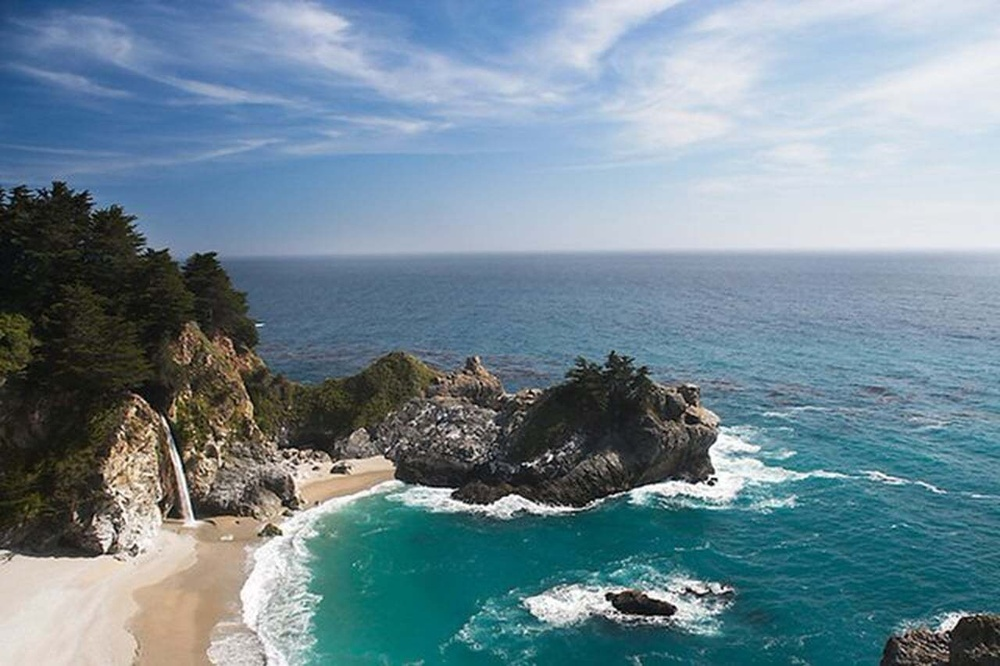
#> input picture lab08/data/sea.jpg, 1000 x 666 px, shrunk from 1280 x 853 before the run
$ python enlargeImageByIndexArray.py
#> lines starting #> are read from the running program, lines starting #| are printed output that depends on the picture
### lab08/code/calcEnergy.py
import cv2
import numpy as np
import matplotlib.pyplot as plt
import os

def calcEnergy(I):
    """
    Sum up the energy for each channel
    """
    I = I.astype(np.float64)
    dx = np.array([[-1, 0, 1],
                   [-1, 0, 1],
                   [-1, 0, 1]], dtype=np.float64)
    dy = dx.T  # vertical gradient filter

    ############### YOUR CODE HERE ###############
    R, G, B = I[:,:,0], I[:,:,1], I[:,:,2]

    dIrx = cv2.filter2D(R, -1, dx, borderType=cv2.BORDER_REFLECT_101)
    dIry = cv2.filter2D(R, -1, dy, borderType=cv2.BORDER_REFLECT_101)

    dIgx = cv2.filter2D(G, -1, dx, borderType=cv2.BORDER_REFLECT_101)
    dIgy = cv2.filter2D(G, -1, dy, borderType=cv2.BORDER_REFLECT_101)

    dIbx = cv2.filter2D(B, -1, dx, borderType=cv2.BORDER_REFLECT_101)
    dIby = cv2.filter2D(B, -1, dy, borderType=cv2.BORDER_REFLECT_101)

    energy = np.abs(dIrx) + np.abs(dIry) + np.abs(dIgx) + np.abs(dIgy) + np.abs(dIbx) + np.abs(dIby)

    ############### YOUR CODE ENDS ###############
    return energy.astype(np.float64)

# [13 lines that do not run on import are left out]

### lab08/code/findOptSeam.py
import numpy as np
import sys
import os

def findOptSeam(energy, seamDirection):
    """
    Following Avidan & Shamir (2007)
    Finds optimal seam by the given energy of an image
    Returns mask with 0 mean a pixel is in the seam
    """

    if seamDirection == 0:  # vertical seam
        # Padding
        M = np.pad(energy, ((0, 0), (1, 1)),
                   mode='constant', constant_values=sys.float_info.max)
        h, w = M.shape
        ############### YOUR CODE HERE ###############
        # Forward accumulation
        for i in range(1, h):
            for j in range(1, w - 1):
                M[i, j] += min(M[i - 1, j - 1], M[i - 1, j], M[i - 1, j + 1])
        ############### YOUR CODE ENDS ###############
        # Find minimal energy in the last row
        idx = np.argmin(M[h - 1, :])
        seamEnergy = M[h - 1, idx]

        # Initialize for backtracking (same length as image height)
        optSeamIndexArray = np.zeros(h, dtype=np.uint32)
        optSeamIndexArray[-1] = idx

        ############### YOUR CODE HERE ###############
        # Backtrack the path of minimum seam
        for i in range(h - 2, -1, -1):
            idx = optSeamIndexArray[i + 1]
            optSeamIndexArray[i] = np.argmin(M[i, idx - 1:idx + 2]) + (idx - 1)
        ############### YOUR CODE ENDS ###############

        # Remove padding offset and clamp to valid range
        optSeamIndexArray = np.clip(optSeamIndexArray - 1, 0, w - 2)
        return optSeamIndexArray, seamEnergy
    else:  # horizontal seam
        ############### YOUR CODE HERE ###############
        M = np.pad(energy, ((1, 1), (0, 0)),
                   mode='constant', constant_values=sys.float_info.max)
        h, w = M.shape
        for j in range(1, w):
            for i in range(1, h - 1):
                M[i, j] += min(M[i - 1, j - 1], M[i, j - 1], M[i + 1, j - 1])
        idx = np.argmin(M[:, w - 1])
        seamEnergy = M[idx, w - 1]
        optSeamIndexArray = np.zeros(w, dtype=np.uint32)
        optSeamIndexArray[-1] = idx
        for j in range(w - 2, -1, -1):
            idx = optSeamIndexArray[j + 1]
            optSeamIndexArray[j] = np.argmin(M[idx - 1:idx + 2, j]) + (idx - 1)
        optSeamIndexArray = np.clip(optSeamIndexArray - 1, 0, h - 2)
        ############### YOUR CODE ENDS ###############

        return optSeamIndexArray, seamEnergy

# [23 lines that do not run on import are left out]


### lab08/code/enlargeImageByIndexArray.py
import numpy as np
import os

def enlargeImageByIndexArray(image, seamIndexArray):
    """
    Enlarge image by duplicating pixels along seam,
    using smooth interpolation (average of seam neighbors)
    to avoid visible artifacts at the seam boundary.
    """

    h, w, ch = image.shape
    imageEnlarged = np.zeros((h, w + 1, ch), dtype=image.dtype)
    ############### YOUR CODE HERE ###############
    seamIndexArray = np.clip(seamIndexArray, 0, w - 1)
    for i in range(h):
        seam_idx = seamIndexArray[i]

        # Copy pixels before the seam
        imageEnlarged[i, :seam_idx] = image[i, :seam_idx]

        # Insert interpolated pixel at seam position for smooth transition
        if seam_idx > 0 and seam_idx < w - 1:
            # Average of left and right neighbors for smooth interpolation
            imageEnlarged[i, seam_idx] = (
                (image[i, seam_idx - 1].astype(np.float32) +
                 image[i, seam_idx + 1].astype(np.float32)) / 2
            ).astype(image.dtype)
        elif seam_idx > 0:
            # Only left neighbor available, average with seam pixel
            imageEnlarged[i, seam_idx] = (
                (image[i, seam_idx - 1].astype(np.float32) +
                 image[i, seam_idx].astype(np.float32)) / 2
            ).astype(image.dtype)
        elif seam_idx < w - 1:
            # Only right neighbor available, average with seam pixel
            imageEnlarged[i, seam_idx] = (
                (image[i, seam_idx].astype(np.float32) +
                 image[i, seam_idx + 1].astype(np.float32)) / 2
            ).astype(image.dtype)
        else:
            # Edge case: use seam pixel itself
            imageEnlarged[i, seam_idx] = image[i, seam_idx]

        # Copy the original seam pixel
        imageEnlarged[i, seam_idx + 1] = image[i, seam_idx]

        # Copy pixels after the seam
        if seam_idx < w - 1:
            imageEnlarged[i, seam_idx + 2:] = image[i, seam_idx + 1:]

    ############### YOUR CODE ENDS ###############

    return imageEnlarged

# def enlargeImageByIndexArray(image, seamIndexArray):
#     """
#     Enlarge image by duplicating pixels along seam,
#     using smooth interpolation (average of seam neighbors)
#     to avoid visible artifacts at the seam boundary.
#     """

#     h, w, ch = image.shape
#     imageEnlarged = np.zeros((h, w + 1, ch), dtype=image.dtype)
#     ############### YOUR CODE HERE ###############
#     seamIndexArray = np.clip(seamIndexArray, 0, w - 1)
#     for i in range(h):
#         seam_idx = seamIndexArray[i]

#         # Copy pixels before the seam
#         imageEnlarged[i, :seam_idx] = image[i, :seam_idx]

#         # Insert exactly the same pixel as the seam pixel
#         imageEnlarged[i, seam_idx] = image[i, seam_idx]

#         # Copy pixels after the seam
#         if seam_idx < w - 1:
#             imageEnlarged[i, seam_idx + 1:] = image[i, seam_idx:]

#     ############### YOUR CODE ENDS ###############

#     return imageEnlarged

if __name__ == "__main__":
    import cv2
    import findOptSeam
    import calcEnergy
    base_dir = os.path.dirname(os.path.abspath(__file__))
    data_dir = os.path.join(os.path.dirname(base_dir), "data")
    I = cv2.imread(os.path.join(data_dir, "sea.jpg"))
#> I is the input picture: shape (666, 1000, 3); mean B, G, R 148.4, 136.4, 113.2
    energy = calcEnergy.calcEnergy(cv2.cvtColor(I, cv2.COLOR_BGR2RGB))
#> in calcEnergy, `R, G, B = I[:,:,0], I[:,:,1], I[:,:,2]`:
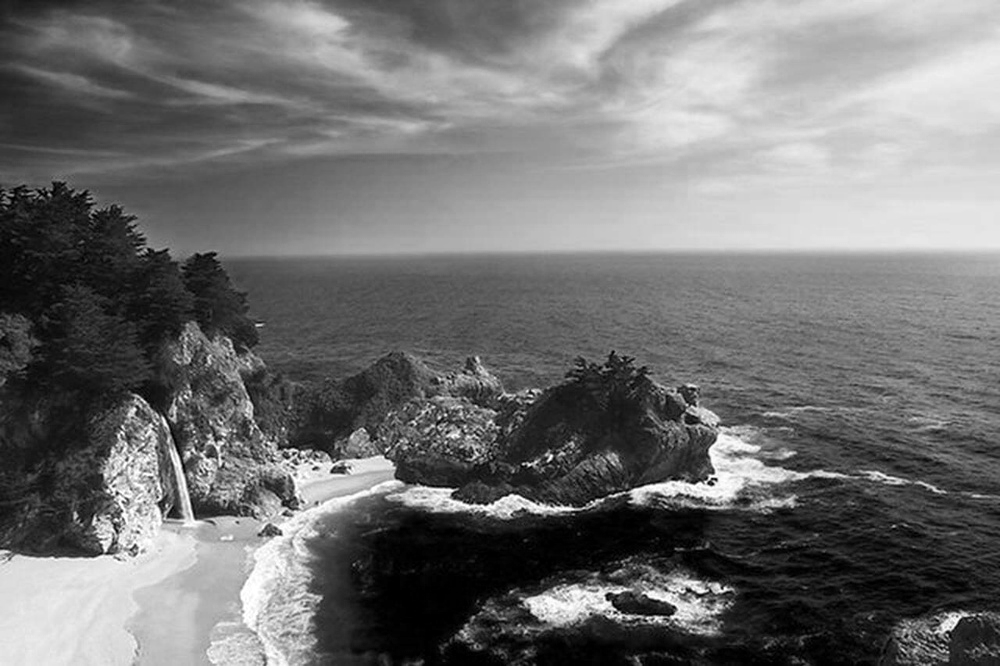
#> R: shape (666, 1000) float64; min 0, max 255, mean 113.2
#> in calcEnergy, `R, G, B = I[:,:,0], I[:,:,1], I[:,:,2]`:
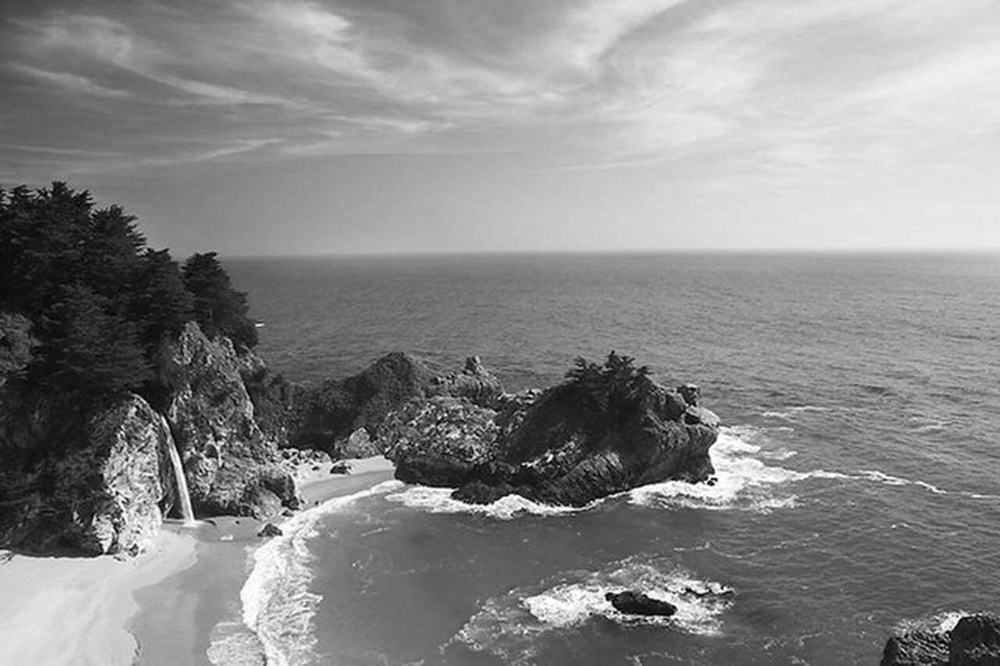
#> G: shape (666, 1000) float64; min 0, max 255, mean 136.4
#> in calcEnergy, `R, G, B = I[:,:,0], I[:,:,1], I[:,:,2]`:
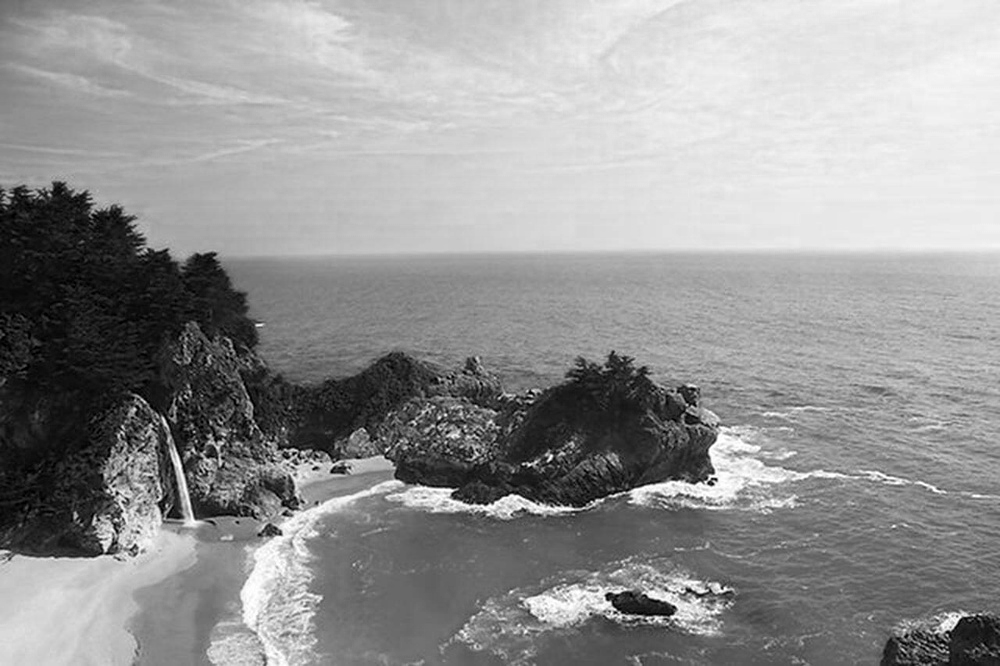
#> B: shape (666, 1000) float64; min 0, max 255, mean 148.4
#> in calcEnergy, `dIrx = cv2.filter2D(R, -1, dx, borderType=cv2.BORDER_REFLECT_101)`:
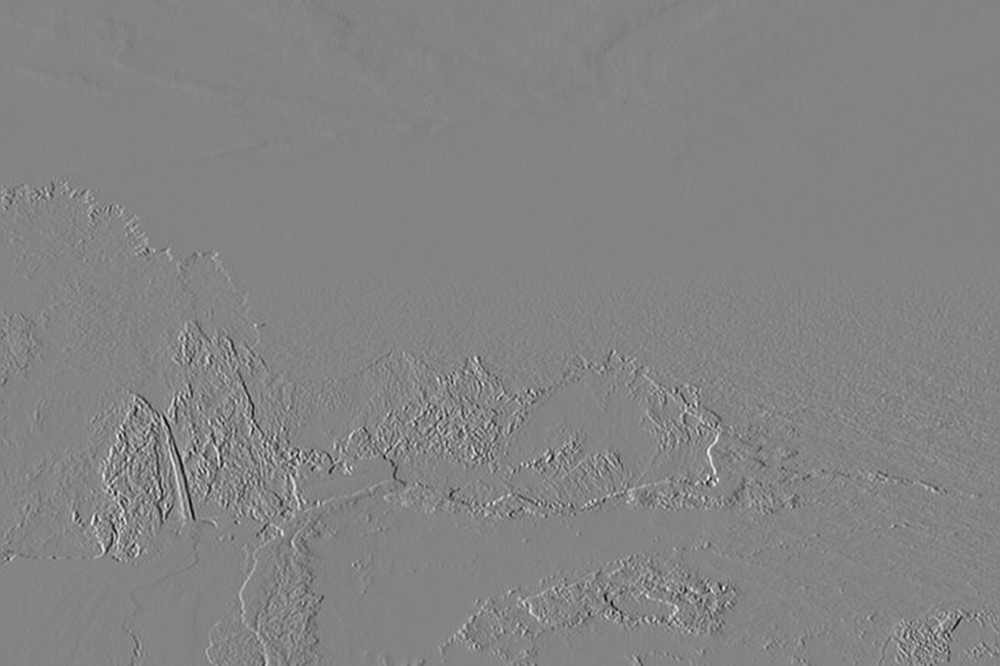
#> dIrx: shape (666, 1000) float64; min -604, max 563, mean 0.4; drawn with min black and max white
#> in calcEnergy, `dIry = cv2.filter2D(R, -1, dy, borderType=cv2.BORDER_REFLECT_101)`:
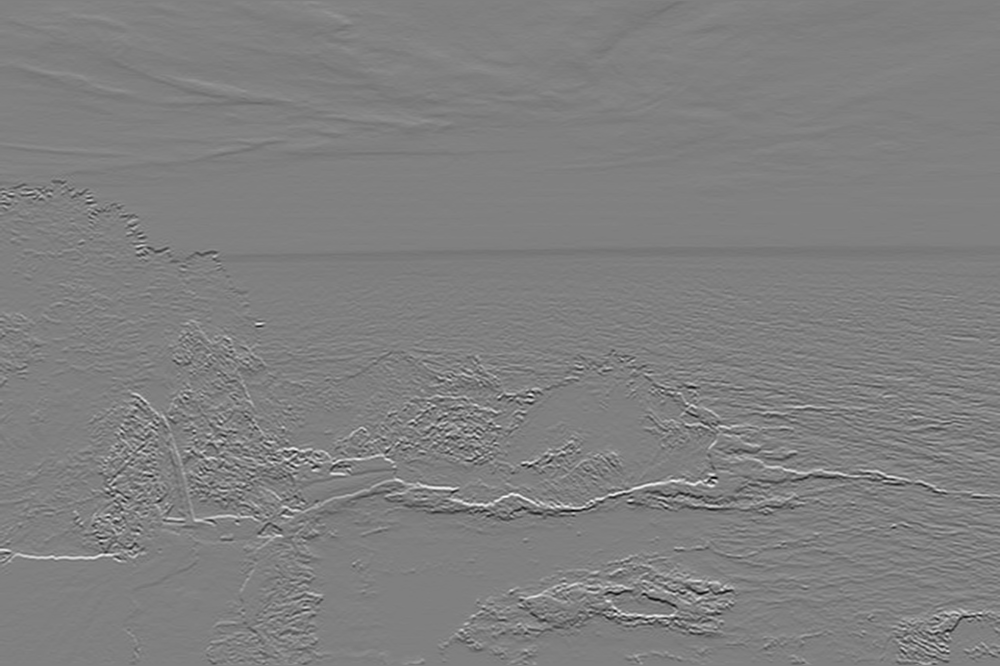
#> dIry: shape (666, 1000) float64; min -639, max 632, mean -0.5; drawn with min black and max white
#> in calcEnergy, `energy = np.abs(dIrx) + np.abs(dIry) + np.abs(dIgx) + np.abs(dIgy) + n..`:
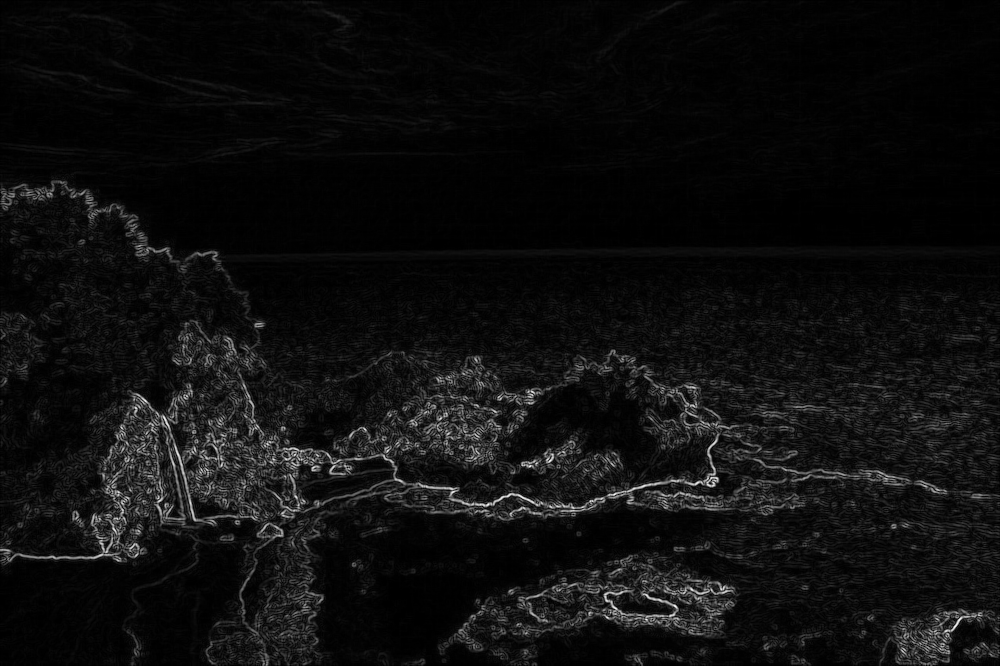
#> energy: shape (666, 1000) float64; min 0, max 2442, mean 142.4; drawn with min black and max white
    seamIndexArray, seamEnergy = findOptSeam.findOptSeam(energy, 0)
#> in findOptSeam, `M = np.pad(energy, ((0, 0), (1, 1)), mode='constant', constant_values=..`:
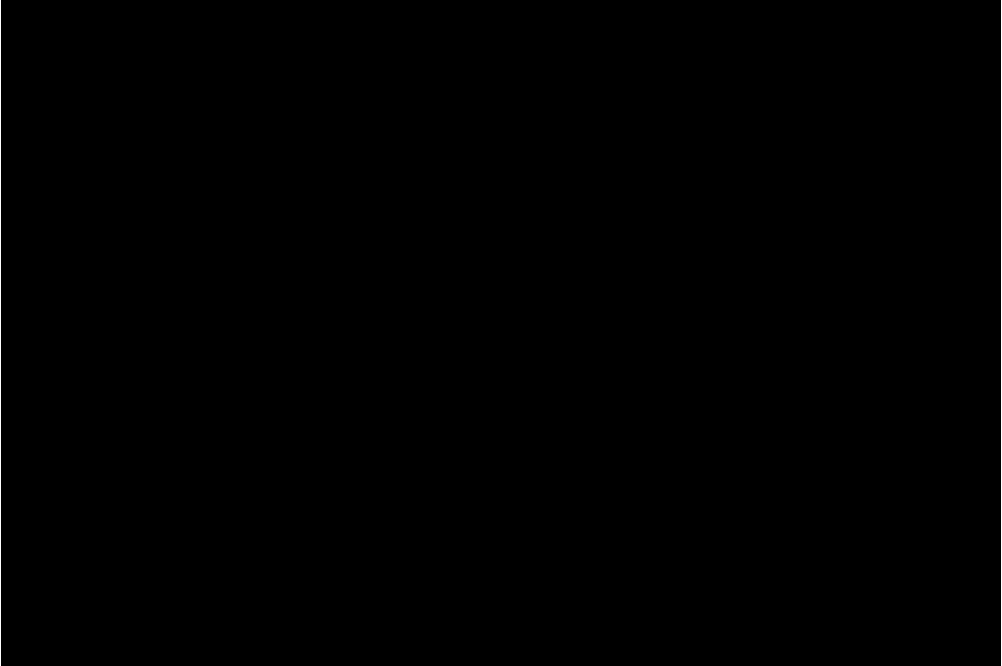
#> M: shape (666, 1002) float64; min 0, max 1.8e+308, mean inf; drawn with min black and max white
#> in findOptSeam, `idx = np.argmin(M[h - 1, :])`: idx = 9
#> in findOptSeam, `seamEnergy = M[h - 1, idx]`: seamEnergy = 25836
#> after the loop in findOptSeam, `for i in range(h - 2, -1, -1):`: optSeamIndexArray = 666 values, max 64 at index 208, min 1 at index 0, mean 24.89
#> in findOptSeam, `optSeamIndexArray = np.clip(optSeamIndexArray - 1, 0, w - 2)`: optSeamIndexArray = 666 values, max 63 at index 208, min 0 at index 0, mean 23.89
#> seamIndexArray has the same summary as optSeamIndexArray in findOptSeam; seamEnergy = 25836
    I_enlarged = enlargeImageByIndexArray(I, seamIndexArray)
#> in enlargeImageByIndexArray, `seamIndexArray = np.clip(seamIndexArray, 0, w - 1)`: seamIndexArray has the same summary as optSeamIndexArray in findOptSeam
#> the loop in enlargeImageByIndexArray, `for i in range(h):` made 666 passes
#> seam_idx on passes 1 to 3: 0, 0, 0
    cv2.imshow("Original", I)
    cv2.imshow("Enlarged", I_enlarged)
    cv2.waitKey(0)
    cv2.destroyAllWindows()
